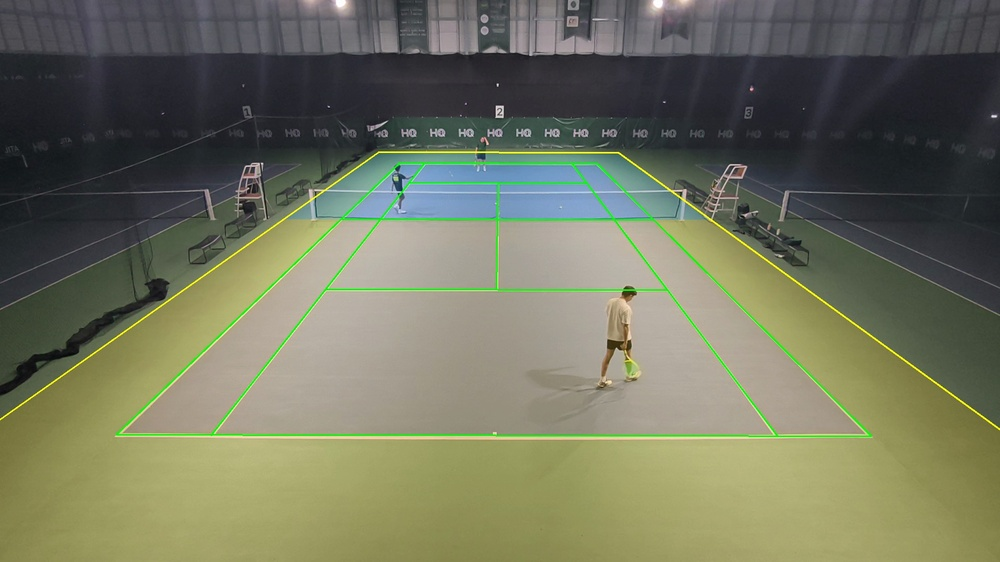
#> input picture courts/test_221740_overlay.jpg, 1000 x 562 px, shrunk from 1920 x 1080 before the run
$ python -i refine.py   (imports and definitions only)
#> lines starting #> are read from the running program, lines starting #| are printed output that depends on the picture
#> further down, picture is the input picture: shape (562, 1000, 3); mean B, G, R 94.3, 116.8, 113.9
# Adapted from AymenMB/Tennis-Match-Analysis- (post_process.py): keypoint refinement by intersecting the two
# court lines found near the predicted point. sympy line intersection replaced with numpy.
import cv2
import numpy as np


def _intersection(l1, l2):
    x1, y1, x2, y2 = l1
    x3, y3, x4, y4 = l2
    den = (x1 - x2) * (y3 - y4) - (y1 - y2) * (x3 - x4)
    if abs(den) < 1e-9:
        return None
    a, b = x1 * y2 - y1 * x2, x3 * y4 - y3 * x4
    return (a * (x3 - x4) - (x1 - x2) * b) / den, (a * (y3 - y4) - (y1 - y2) * b) / den


def _detect_lines(image):
    gray = cv2.cvtColor(image, cv2.COLOR_BGR2GRAY)
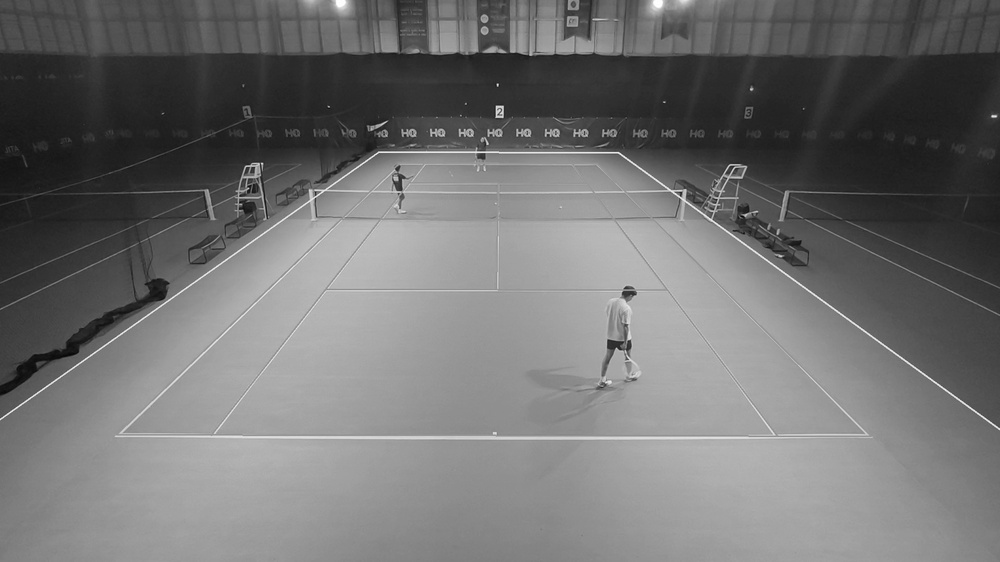
#> gray: shape (562, 1000); min 6, max 255, mean 113.3
    gray = cv2.adaptiveThreshold(gray, 255, cv2.ADAPTIVE_THRESH_GAUSSIAN_C, cv2.THRESH_BINARY_INV, 11, 4)
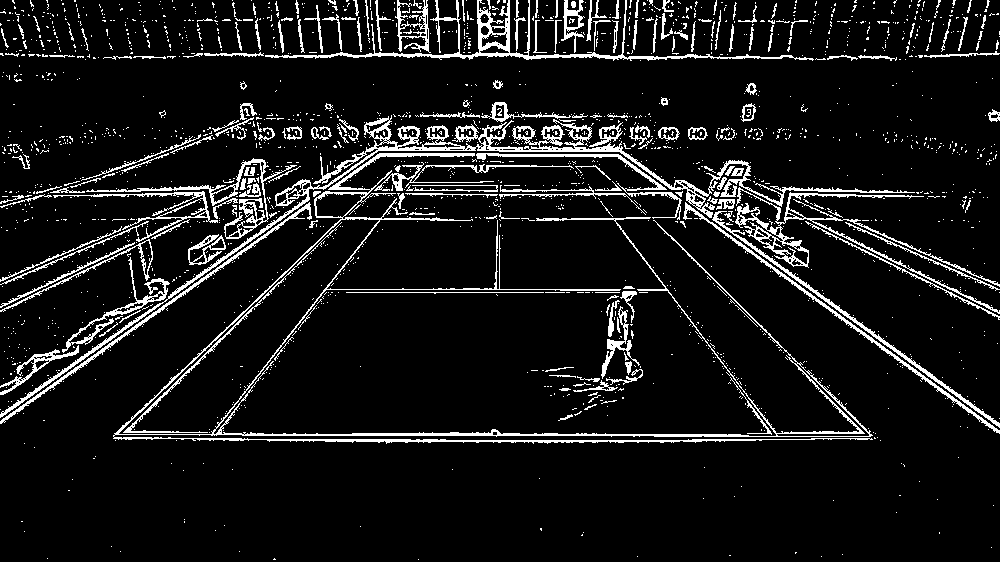
#> gray: shape (562, 1000); 8.9% white in thin lines or dots
    lines = cv2.HoughLinesP(gray, 1, np.pi / 180, threshold=30, minLineLength=10, maxLineGap=20)
#> lines = 527 rows, first 6: [115, 434, 740, 434], [231, 56, 792, 56], [94, 194, 855, 194], [575, 116, 999, 424], [781, 55, 802, 55], [176, 440, 761, 440]
    return [] if lines is None else lines.reshape(-1, 4).tolist()


def _merge_lines(lines):
    lines = sorted(lines, key=lambda item: item[0])
    mask = [True] * len(lines)
    new_lines = []
    for i, line in enumerate(lines):
        if not mask[i]:
            continue
        for j, s_line in enumerate(lines[i + 1:]):
            if mask[i + j + 1]:
                x1, y1, x2, y2 = line
                x3, y3, x4, y4 = s_line
                if np.hypot(x1 - x3, y1 - y3) < 20 and np.hypot(x2 - x4, y2 - y4) < 20:
                    line = [int((x1 + x3) / 2), int((y1 + y3) / 2), int((x2 + x4) / 2), int((y2 + y4) / 2)]
                    mask[i + j + 1] = False
        new_lines.append(line)
    return new_lines


def refine_kp(img, x, y, crop_size=40):
    """Snap (x, y) to the intersection of the two lines in a crop around it; unchanged if not found."""
    h, w = img.shape[:2]
    x0, x1 = max(int(x) - crop_size, 0), min(w, int(x) + crop_size)
    y0, y1 = max(int(y) - crop_size, 0), min(h, int(y) + crop_size)
    crop = img[y0:y1, x0:x1]
    if crop.size == 0:
        return x, y
    lines = _detect_lines(crop)
    if len(lines) > 1:
        lines = _merge_lines(lines)
        if len(lines) == 2:
            inter = _intersection(lines[0], lines[1])
            if inter and 0 < inter[0] < crop.shape[1] and 0 < inter[1] < crop.shape[0]:
                return x0 + inter[0], y0 + inter[1]
    return x, y

>>> import cv2
>>> picture = cv2.imread('../../courts/test_221740_overlay.jpg')
>>> result = _detect_lines(picture)
#> result = 527 items, first 6: [115, 434, 740, 434], [231, 56, 792, 56], [94, 194, 855, 194], [575, 116, 999, 424], [781, 55, 802, 55], [176, 440, 761, 440]
